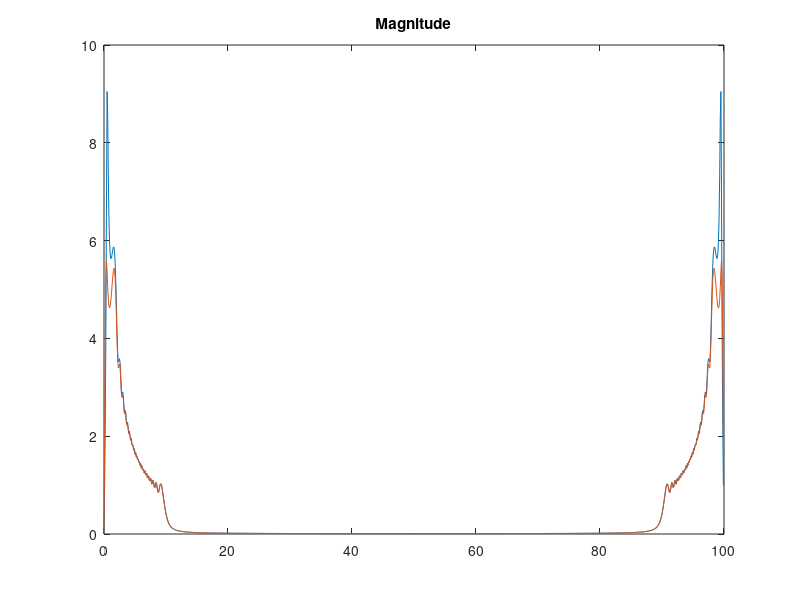

The MATLAB script that drew this image:
%%%%%Gap Metric

close;clear;clc


tF=10;    %Final time
t = 0:1/100:tF-1/100;                     % Time vector

f1=1;   %%Initial frequency
f2=10;   %%Final frequency

%x = sin(2*pi*15*t) + sin(2*pi*40*t);      % Signal
x = sin(2*pi*(1/2*(f2-f1)/tF.*t+f1).*t);


s = tf('s');
G1 = s/(s^2 + 2*s + 10);
G2 = s/(s^2 + 3*s + 5);

out1=lsim(G1,x,t)
out2=lsim(G2,x,t)

y1 = fft(out1);                             % Compute DFT of system 1
m1 = abs(y1);                               % Magnitude
y1(m1<1e-6) = 0;
p1 = unwrap(angle(y1));                     % Phase

y2 = fft(out2);                             % Compute DFT of system 2
m2 = abs(y2);                               % Magnitude
y2(m2<1e-6) = 0;
p2 = unwrap(angle(y2));                     % Phase


f = (0:length(y1)-1)*100/length(y1);        % Frequency vector

plot(f,m1)
title('Magnitude')
hold on
plot(f,m2)




v=max(abs((1+y2.*conj(y2)).^(-1/2).*(y2-y1).*(1+y1.*conj(y1)).^(-1/2)))